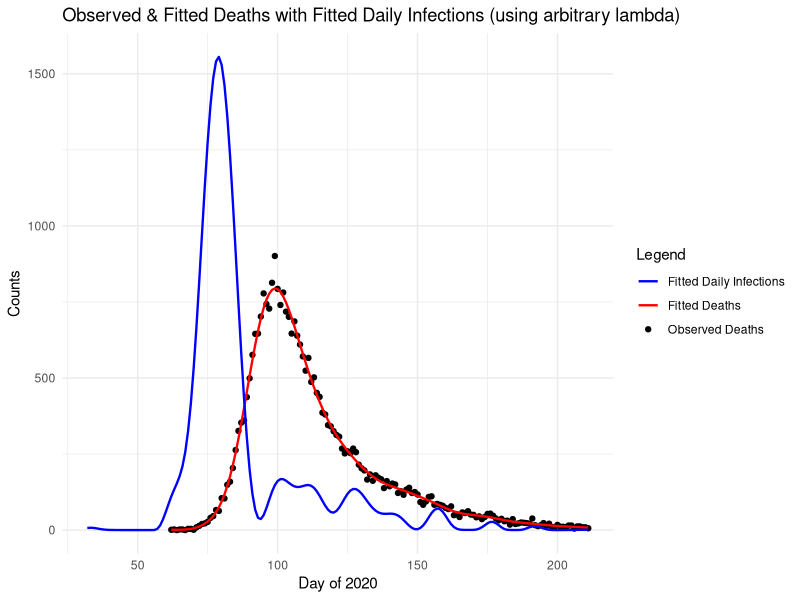
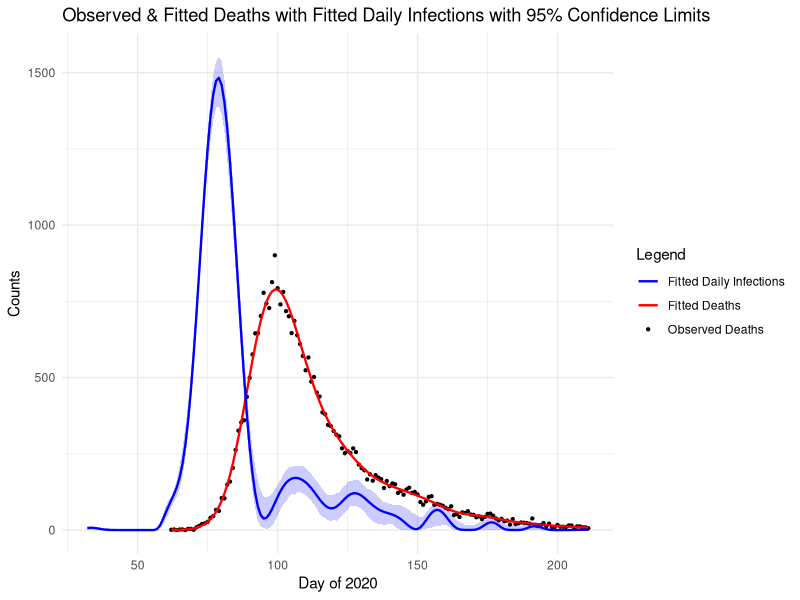

Write the R code that produced these figures, in order.
# Jackson Cramer (s2274544), Maximillian McCourt (s2145762), Natalia Montalvo Cabornero (s1969053)

# Our group worked collaboratively on the development and optimisation of all 
# exercises. Although tasks were divided among us, we maintained a balanced 
# workload through regular code reviews, debugging sessions, and problem-solving 
# meetings.

# Jackson focused on the development of the log likelihood and gradient 
#   functions, the finite-difference test, and the creation of our plots.
# Max focused on building the function used to evaluate X_tilde, X, and S, as 
#   well as the creation of the 95% confidence interval through bootstrapping.
# Natalia focused on code optimisation, the calculation of an appropriate lambda 
#   using the BIC criterion, and code comments. 

# Link to github repo: https://github.com/mhmc0808/ESP_GroupWorks.git
# Note about github repo: Our group used the same repo for the other projects.
# The code for project 3 can be found in the GW3 folder, and is titled proj3.r

######### GENERAL DESCRIPTION #########

# This project implements a smooth deconvolution model to estimate daily 
# COVID-19 infections from observed hospital death data in England during 2020. 
# The model reconstructs the infection trajectory by deconvolving death counts 
# using a probabilistic distribution from infection to death. We model the 
# daily infections as a smooth function of time using B-splines, and fit the 
# model by minimising a penalised negative log likelihood of a Poisson 
# distribution. This allows us to model the unobserved infections that led to 
# the observed deaths.

# Import necessary libraries and read data
library(splines)
library(ggplot2)
data <- read.table("engcov.txt")

######### MODEL SETUP ##########

# evaluate_matrices() function constructs the following matrices and components 
# of the deconvolution model; 
#   X_tilde - B-spline basis matrix, 
#   X - Convolution matrix mapping infections to deaths via delay distribution, 
#   S - penalty matrix for smoothness regulatisation.
evaluate_matrices <- function(n, k = 80, edur = 3.151, sdur = 0.469, f_seq) {
  
  # Inputs:
  #   n - number of observed death days 
  #   k - number of B-spline basis functions
  #   edur - log(mean) time from infection to death
  #   sdur - log(standard deviation) time from infection to death
  #   f_seq - sequence of infection days
  
  # Penalty matrix for second-order differences
  S <- crossprod(diff(diag(k), diff=2))
  
  # Construct sequence of k+4 knots for B-splines
  # First, construct k-2 equally-spaced knots from lower to upper bound of f_seq
  middle_seq <- seq(f_seq[1], f_seq[length(f_seq)], length.out = k-2)
  # Then define step size of our knots
  step <- middle_seq[2] - middle_seq[1]
  # Use step size to extend sequence of knots
  knots <- c(
    seq(to = min(middle_seq) - step, by = step, length.out = 3), # 3 knots below
    middle_seq,                                                  # middle knots
    seq(from = max(middle_seq) + step, by = step, length.out = 3)# 3 knots above
  )
  
  # B-spline basis matrix for infection function f(t)
  X_tilde <- splineDesign(knots, f_seq)
  
  # Delay distribution from infection to death (pd)
  d <- 1:k
  pd <- dlnorm(d, edur, sdur)
  pd <- pd / sum(pd)      # normalise to sum to 1
  print(length(pd))
  m <- length(pd)         # number of delay days  
  r <- nrow(X_tilde)      # number of infection days
  
  # Build convolution weight matrix W
  W <- matrix(0, n, r)
  for (i in 1:n) {
    idxs <- (30 + i - (1:m))              # indices accounting for 30-day lag
    valid <- which(idxs > 0 & idxs <= r)  # restrict indices to valid range
    # Assign pd to valid infection days for i-th row
    W[i, idxs[valid]] <- pd[1:length(valid)] 
  }
  
  # Convolution matrix mapping infections to expected deaths
  X <- W %*% X_tilde
  
  return(list(X_tilde=X_tilde,S=S,X=X))
}

## --- Generate model matrices --- ##

# Define number of observed death days in our dataset
n <- length(data$date) 

# Lower and upper bounds of our days of infection
lb <- min(data$julian) - 30 # initialise 30 days before the first observed death
ub <- max(data$julian)
# Sequence of days of infection from defined lower to upper bound
f_seq <- seq(lb, ub, by=1)

# Construct model matrices 
model_matrices <- evaluate_matrices(n, f_seq=f_seq)

# Extract individual matrices
X <- model_matrices$X
X_tilde <- model_matrices$X_tilde
S <- model_matrices$S


######### PENALISED NEGATIVE LOG-LIKELIHOOD FUNCTIONS ##########

## --- Penalised Negative Log-Likelihood Function --- ##

# pnll() function finds the penalised negative log-likelihood for fitting a 
# Poisson deconvolution model, adding a smoothness penalty to prevent 
# overfitting. We transform gamma vector to exponential scale (beta) to enforce 
# positive coefficients for the B-spline basis functions.
pnll <- function(y, gamma, X, S, lambda) {
  
  # Inputs:
  #   y - vector of observed deaths
  #   gamma - vector of transformed parameters: beta = exp(gamma) to ensure 
  #           positive coefficients for the B-spline basis
  #   X - convolution matrix
  #   S - penalty matrix
  #   lambda - smoothing parameter
  
  B <- exp(gamma)               # transformation of coefficients
  mu <- X %*% B                 # expected deaths
  
  # Smoothing penalty term
  penalty <- 1/2*lambda * sum(B * (S %*% B))
  
  # Poisson log-likelihood 
  # (note log(y!) value dropped as it will not affect beta optimisation)
  ll_pois <- sum(y*log(mu) - mu)
  
  # Penalised negative log likelihood
  pnll <- -ll_pois + penalty
  return(pnll)
}


## --- Gradient of the Penalised Negative Log-Likelihood Function --- ##

# pnll_grad() function computes the gradient of the penalised negative 
# log-likelihood defined in our previous function pnll().
pnll_grad <- function(y, gamma, X, S, lambda){
  
  # Inputs:
  #   y - vector of observed deaths
  #   gamma - vector of transformed parameters: beta = exp(gamma) to ensure 
  #           positive coefficients for the B-spline basis
  #   X - convolution matrix
  #   S - penalty matrix
  #   lambda - smoothing parameter
  
  B <- exp(gamma)                     # transform to original scale
  mu <- X %*% B                       # expected deaths
  
  # Smoothness penalty gradient
  penalty_grad <- lambda * (S %*% B) * B  
  
  # Gradient of Poisson log-likelihood
  F_value <- diag(as.vector(y/mu - 1)) %*% X %*% diag(B)            
  ll_pois_grad <- colSums(F_value)
  
  # Gradient of penalised negative log-likelihood
  pnll_grad <- - ll_pois_grad + penalty_grad
  
  return(pnll_grad)
}


## --- Test functions using finite differences --- ##

# Extract data for y
y <- data$nhs
# Define arbitrary lambda and k
lambda <- 5e-5
k <- 80
# Initialise gamma as zero-vector
gamma <- rep(0,k)

# Initialise parameter vector as zero-vector
th0 <- gamma         
# Initialise vector to store finite-difference gradient estimates
fd <- numeric(length(th0))     

# Evaluate penalised negative log-likelihood at th0
pnll0 <- pnll(y = y, gamma = th0, X = X, S = S, lambda = lambda) 

# Small perturbation step for finite difference calculations
eps <- 1e-7                   

# Loop over parameters of th0
for (i in 1:length(th0)){ 
  # Define th1 as th0 but with perturbation of eps for i-th parameter 
  th1 <- th0; th1[i] <- th1[i] + eps
  # Compute pnll for perturbed th1
  pnll1 <- pnll(y = y, gamma = th1, X = X, S = S, lambda = lambda)
  # Finite-difference approximation with respect to parameter i 
  fd[i] <- (pnll1 - pnll0) / eps
}

# Find analytic gradient at th0 
grad_test <- pnll_grad(y = y, gamma = th0, X = X, S = S, lambda = lambda)

# Maximum absolute difference (across all parameters) between analytic gradient 
# and finite difference gradient approximation 
max_diff <- max(abs(grad_test-fd)) 
print(paste("Maximum gradient difference:", round(max_diff,8)))


######### INITIAL MODEL FITTING ##########

# Fit model using BFGS method with initial lambda for sanity check.
# This provides a preliminary fit using pnll() and pnll_grad() function to 
# verify the model is working correctly before proceeding with smoothing 
# parameter selection (using pre-defined y, X, S variables).
fit <- optim(par = gamma, fn = pnll, gr = pnll_grad,
             y = y, X = X, S = S, lambda = lambda, method = "BFGS", 
             control=list(maxit=1000, reltol=1e-8)) # ensure convergence

# Extract estimated parameters after optimisation
gamma_hat <- fit$par
B_hat <- exp(gamma_hat) # transform to original beta scale

# Compute fitted deaths and fitted infections using estimated beta vector
fitted_deaths <- as.vector(X %*% B_hat)
fitted_infections <- as.vector(X_tilde %*% B_hat)

# Compare with actual data of daily deaths
true_deaths <- data$nhs       
day_of_2020 <- data$julian    

# Comparison plot: observed vs fitted deaths
initial_plot <- ggplot() +
  # True deaths
  geom_point(aes(x = day_of_2020, y = true_deaths, color = "Observed Deaths")) +
  # Fitted deaths and infections
  geom_line(aes(x = day_of_2020, y = fitted_deaths, color = "Fitted Deaths"), 
            linewidth = 0.8) +
  geom_line(aes(x = f_seq, y = fitted_infections, color = "Fitted Daily Infections"), 
            linewidth = 0.8) +
  labs( # label axes and title
    x = "Day of 2020",
    y = "Counts",
    color = "Legend",
    title = "Observed & Fitted Deaths with Fitted Daily Infections (using arbitrary lambda)"
  ) +
  scale_color_manual( # manually assign colors
    values = c(
      "Observed Deaths" = "black",
      "Fitted Deaths" = "red",
      "Fitted Daily Infections" = "blue"
    )
  ) +
  theme_minimal()

initial_plot # display initial plot


######### SMOOTHING PARAMETER SELECTION ##########

# number of observations in dataset
n <- length(y)                  

## --- Poisson Log-Likelihood Function --- ##

# ll() function computes the log-likelihood for fitting our Poisson 
# deconvolution model, given our observed data and estimated beta vector. 
ll <- function(y, beta_hat, X) {
  
  # Inputs:
  #   y - vector of observed death counts
  #   beta_hat - vector of estimated B-spline coefficients
  #   X - convolution design matrix
  
  # Expected deaths under current parameters
  mu <- X %*% beta_hat
  
  # Poisson log likelihood 
  ll_pois <- sum(y*log(mu) - mu - lgamma(y+1))
  return(ll_pois)
}

## --- Grid search for optimal smoothing parameter based on minimised BIC --- ##

# Define grid of smoothing parameter values (transformed to original scale)
lambda_seq <- exp(seq(-13,-7,length=50))

# Initialise vector to store BIC values
BIC <- numeric(length(lambda_seq))
# Initialise empty matrix to store fitted gamma parameters
gammas <- matrix(NA, nrow = length(lambda_seq), ncol=80)

# Grid search over lambda values to find optimal smoothing parameter
for (i in seq_along(lambda_seq)){                                             

  lambda <- lambda_seq[i] # current smoothing parameter
  
  # Fit penalised Poisson model with current lambda using BFGS optimisation
  # using previously fitted gamma_hat parameters
  fit <- optim(par = gamma_hat, fn = pnll, gr = pnll_grad,
               y = y, X = X, S = S, lambda = lambda, method = "BFGS", 
               control=list(maxit=1000, reltol=1e-8)) # ensure convergence 
  
  # Extract estimated parameters and convert to original scale
  gamma_i <- fit$par
  gammas[i,] <- gamma_i
  beta_par <- exp(gamma_i)
  # Find fitted mu parameter
  mu_hat <- as.vector(X %*% beta_par)
  
  # Compute weight vector for Hessian calculation
  w <- as.vector(y/(mu_hat^2))
  
  # Compute Hessian matrices:
  H0 <- crossprod(X * sqrt(w)) # Log-Likelihood Hessian, without penalty
  H_lambda <- H0 + lambda * S # Penalised Hessian, with smoothing parameter
  
  # Compute Effective Degrees of Freedom (EDF)
  R <- chol(H_lambda)
  H_invH0 <- backsolve(R, backsolve(R, H0, transpose = TRUE))
  EDF <- sum(diag(H_invH0))
  
  # Bayesian Information Criterion (BIC) calculation
  BIC[i] <- -2*ll(y, beta_par, X) + log(n)*EDF
}

# Identify optimal lambda and corresponding fitted gamma that minimise BIC
BIC_min <- min(BIC)
lambda_bic <- lambda_seq[which(BIC==BIC_min)]
gamma_bic <- gammas[which(BIC==BIC_min),]


######### BOOTSTRAP UNCERTAINTY QUANTIFICATION #########
# For bootstrap resamples, each observation contributes proportionally to the
# weights of the pnll and its gradient, so we need to modify both

## --- Weighted Penalised Negative Log-Likelihood Function --- ##

# pnll_w() function finds the weighted version of previously defined pnll() 
# function for non-parametric bootstrapping. 
pnll_w <- function(y, gamma, X, S, lambda, w) {
  
  # Inputs:
  #   y - vector of observed deaths
  #   gamma - vector of transformed parameters: beta = exp(gamma) to ensure 
  #           positive coefficients for the B-spline basis functions
  #   X - convolution matrix
  #   S - penalty matrix
  #   lambda - smoothing parameter
  #   w - vector of bootstrap weights 
  
  B <- exp(gamma)               # transform to original scale
  mu <- X %*% B                 # expected deaths
  
  # Smoothing penalty term
  penalty <- 1/2*lambda* sum(B*(S %*% B))   
  
  # Weighted Poisson log-likelihood
  # (note log(y!) value dropped as it will not affect beta optimisation)
  ll_pois <- sum(w * (y*log(mu) - mu))
  
  # Penalised negative log-likelihood with weights
  pnll <- -ll_pois + penalty
  return(pnll)
}

## --- Gradient of Weighted Penalised Negative Log-Likelihood Function --- ##

# pnll_grad_w() function finds the weighted version of previously defined 
# pnll_grad() function for non-parametric bootstrapping.
pnll_grad_w <- function(y, gamma, X, S, lambda, w){
  
  # Inputs:
  #   y - vector of observed deaths
  #   gamma - vector of transformed parameters: beta = exp(gamma) to ensure 
  #           positive coefficients for the B-spline basis functions
  #   X - convolution matrix
  #   S - penalty matrix
  #   lambda - smoothing parameter
  #   w - vector of bootstrap weights 
  
  B <- exp(gamma)               # transform to original scale
  mu <- X %*% B                 # expected deaths
  
  # Smoothing penalty gradient 
  penalty_grad <- lambda * (S %*% B) * B
  
  # Gradient of the weighted log-likelihood
  F_value <- diag(as.vector(w * (y/mu - 1))) %*% X %*% diag(B) 
  ll_pois_grad <- colSums(F_value)

  # Gradient of penalised negative log-likelihood
  pnll_grad <- -ll_pois_grad + penalty_grad
  return(pnll_grad)
}

## --- Bootstrap resampling and refitting --- ##

# Number of bootstrap replicates for uncertainty estimation
n_bootstrap <- 200

# Initialise empty matrix to store bootstrap replicates
#   Each column represents a different bootstrap sample
#   Each row represents f(t) value for day t
f_hat_boot <- matrix(0, nrow = nrow(X_tilde), ncol = n_bootstrap)

# Perform bootstrapping 
for (b in 1:n_bootstrap) {
  
  # Generate non-parametric bootstrap weights 
  wb <- tabulate(sample(n, replace = TRUE), n)
  
  # Fit penalised model using bootstrap weights via BFGS method, using optimised 
  # lambda and gamma parameters (that previously produced minimised BIC).
  fit_b <- optim(par = gamma_bic, fn = pnll_w, gr = pnll_grad_w,       
                 y = y, X = X, S = S, lambda = lambda_bic, method = "BFGS", 
                 w = wb,                                # bootstrap weights
                 control=list(maxit=1000, reltol=1e-8)) # ensure convergence              
  
  # Extract fitted parameters and transform to original scale
  B_b <- exp(fit_b$par) 
  
  # Compute estimated daily infection for this bootstrap sample
  f_hat_boot[, b] <- X_tilde %*% B_b
}


######### FINAL VISUALISATION AND RESULTS #########

## --- Summary statistics from the bootstrap distribution --- ##

# 95% Confidence intervals from bootstrap samples (2.5% and 97.5% quantiles)
f_hat_int <- apply(f_hat_boot, 1, quantile, probs = c(0.025, 0.975)) 

# Transform gamma vector with minimised BIC to original scale
B_bic_hat <- exp(gamma_bic)   

# Re-calculate fitted deaths and fitted infections using optimised beta vector
fitted_deaths_optimised <- as.vector(X %*% B_bic_hat)                                         
fitted_infections_optimised <- as.vector(X_tilde %*% B_bic_hat)

## --- Final plot --- ##

# Plots observed daily death data alongside fitted deaths and fitted 
# infection curve from model with optimised beta vector
final_plot <- ggplot() +
  # True deaths
  geom_point(aes(x = day_of_2020, y = true_deaths, color = "Observed Deaths"), 
             size = 0.8) +
  # Fitted deaths
  geom_line(aes(x = day_of_2020, y = fitted_deaths_optimised, color = "Fitted Deaths"), 
            linewidth = 0.8) +
  # Daily infection rate with 95% CI
  geom_ribbon(aes(x = f_seq, ymin = f_hat_int[1,], ymax = f_hat_int[2,]), fill = "blue", 
              alpha = 0.2) +
  geom_line(aes(x = f_seq, y = fitted_infections_optimised, color = "Fitted Daily Infections"), 
            linewidth = 0.8) +
  labs( # label axes and title
    x = "Day of 2020",
    y = "Counts",
    color = "Legend",
    title = "Observed & Fitted Deaths with Fitted Daily Infections with 95% Confidence Limits"
  ) +
  scale_color_manual( # manually assign colors
    values = c(
      "Observed Deaths" = "black",
      "Fitted Deaths" = "red",
      "Fitted Daily Infections" = "blue"
    )
  ) +
  theme_minimal()

final_plot  # display final plot
